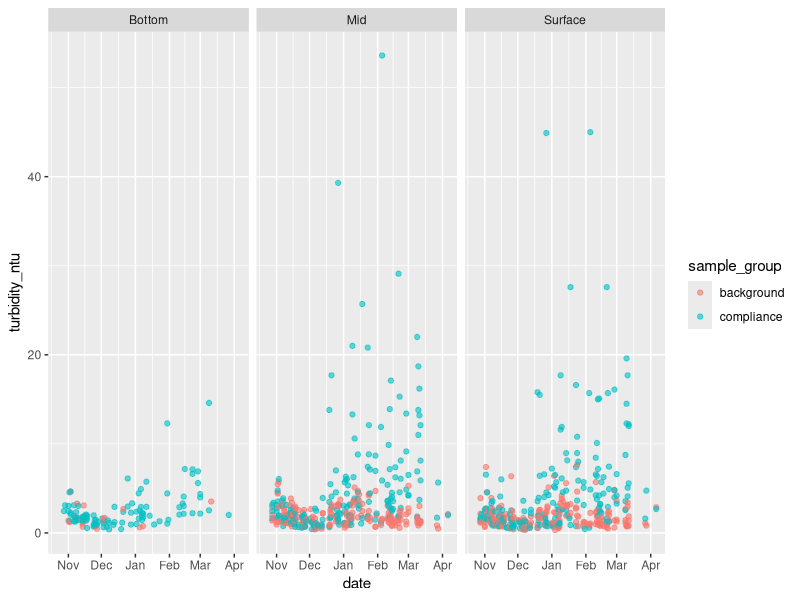
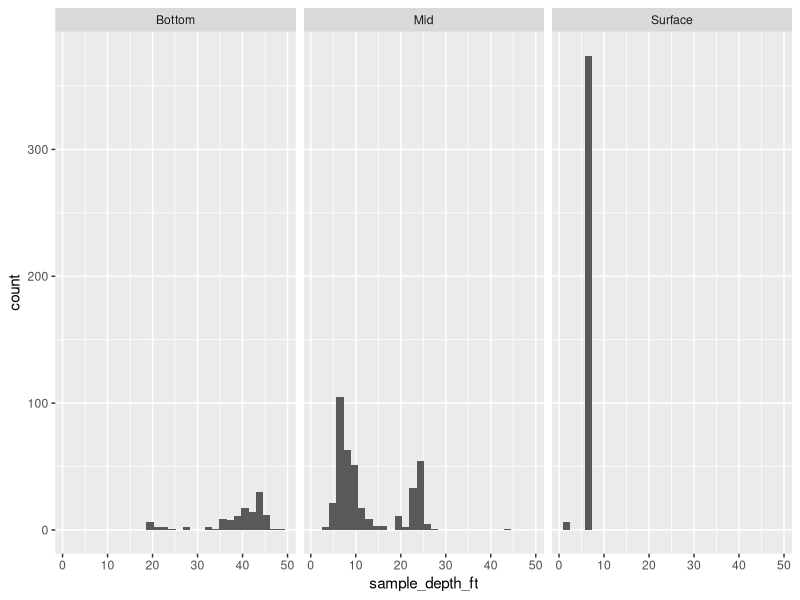
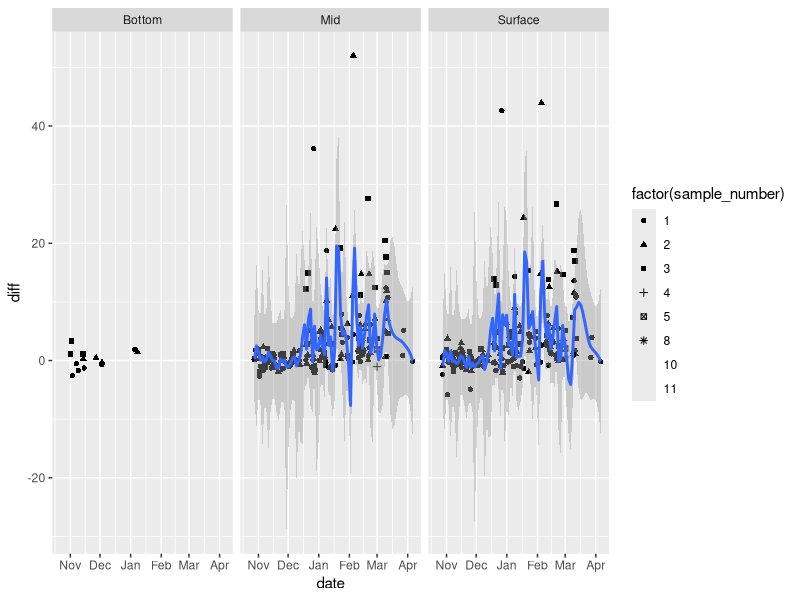
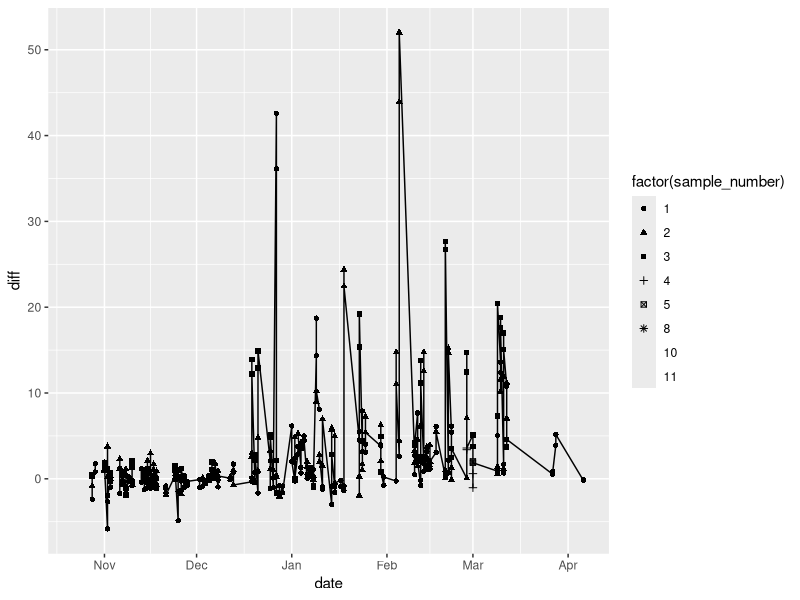

These charts were generated, in order, by the following R code:
## ---- chunk 1
library(tidyverse)
## ---- chunk 2
measurements <- read_csv("data/processed/turbidity.csv")

ggplot(measurements, aes(x = date, y = turbidity_ntu)) +
  geom_point(aes(color = sample_group), alpha = 0.6) +
  facet_wrap(~depth_position)

ggplot(measurements, aes(x = sample_depth_ft)) +
  facet_wrap(~depth_position) +
  geom_histogram()




diffs <- measurements %>%
  filter(!is.na(sample_number)) %>%
  select(date, sample_group, sample_number, depth_position, turbidity_ntu) %>%
  pivot_wider(names_from = sample_group, values_from = turbidity_ntu) %>%
  mutate(diff = `compliance` - `background`)



  

ggplot(diffs, aes(x = date, y = diff)) +
  geom_point(aes(shape = factor(sample_number))) +
  facet_wrap(~depth_position) +
  geom_smooth(method = "loess", span = 0.05)


ggplot(filter(diffs, depth_position != "Bottom"), aes(x = date, y = diff)) +
  geom_point(aes(shape = factor(sample_number))) +
  #geom_smooth(method = "loess", span = 0.019) +
  geom_line()
